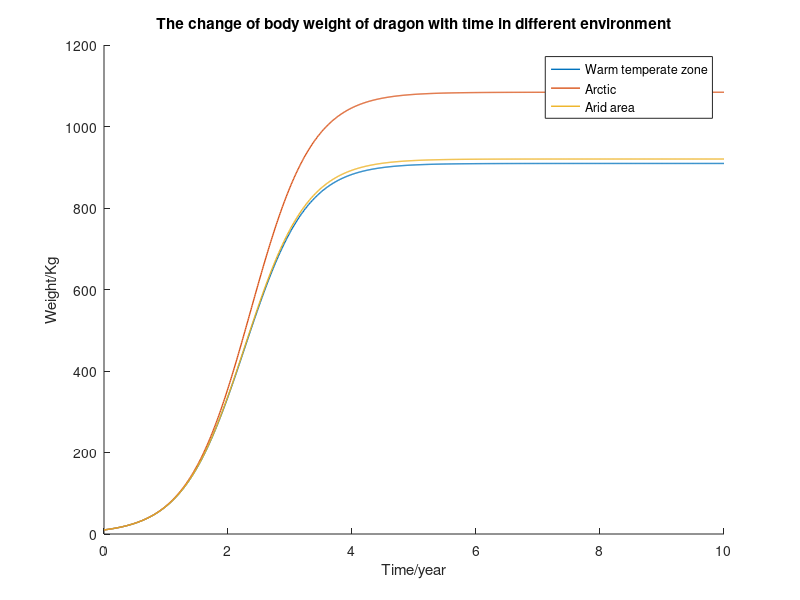
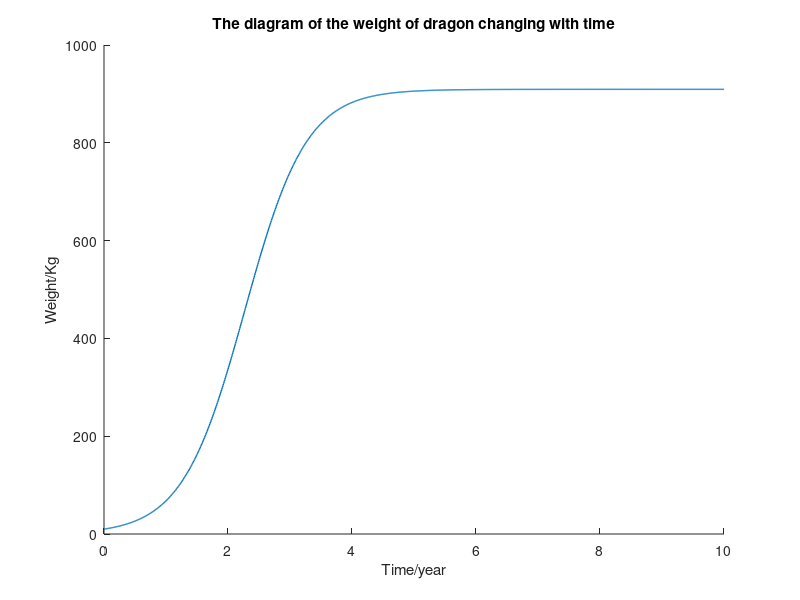

These charts were generated, in order, by the following MATLAB code:
function test2
clear
clc
d = 0.01;
% Wmax = 7003;
Wmax = [0.9093    1.0840    0.9202]*1e3;
alpha = 1-25*0.004;
r = 2;
w = [10];
for j = 1 : 3
    for i = 0+d : d : 10
       delta =  d * r * w(end)*(1-w(end)/Wmax(j));
       w = [w w(end)+ delta];
    end
    i = 0 : d : 10;
    hold on
    plot(i,w,'linewidth',1)
    w = [10];
end
title('The change of body weight of dragon with time in different environment')
xlabel('Time/year')
ylabel('Weight/Kg')
legend('Warm temperate zone','Arctic','Arid area')
%% 
figure
d = 0.01;
% Wmax = 7003;
Wmax = [0.9093    1.0840    0.9202]*1e3;
alpha = 1-25*0.004;
r = 2;
w = [10];

    for i = 0+d : d : 10
       delta =  d * r * w(end)*(1-w(end)/Wmax(1));
       w = [w w(end)+ delta];
    end
    i = 0 : d : 10;
    hold on
    plot(i,w,'linewidth',1)
    w = [10];
title('The diagram of the weight of dragon changing with time')
xlabel('Time/year')
ylabel('Weight/Kg')